Frame 1 (no input): blank canvas, image omitted
Frame 60 (the mouse pressed at the canvas centre just before this capture): blank canvas, image omitted
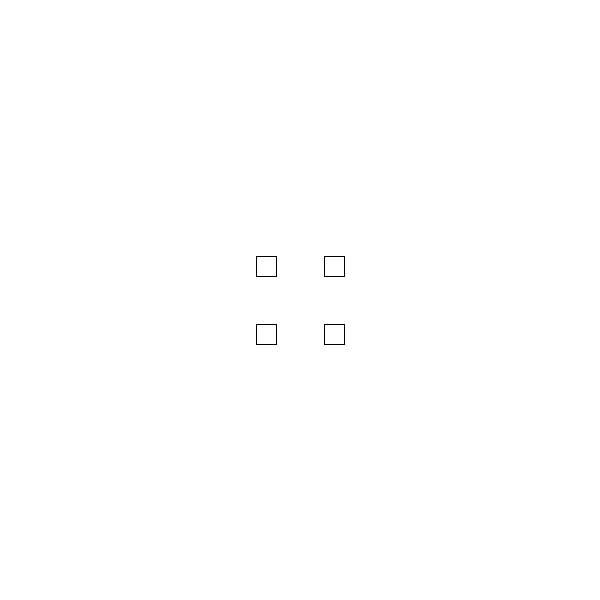
Frame 120 (the mouse held since frame 60 and released just before this capture)

The Processing sketch whose frames 1 and 60 were blank and that drew this single picture after the mouse press (run headless with seeded random() and noise(); from frame 60 on, the mouse is pressed at the canvas centre):

// Processing sketch: desafio_mouseExploder
// ── desafio_mouseExploder.pde
int distMouse = 15;
int tamRect = 20;

void setup()
{
  size(600, 600);
  background(255);
  
  rectMode(CENTER);
}

void draw()
{
  background(255);
  
  rect(mouseX - distMouse, mouseY - distMouse, tamRect, tamRect);
  rect(mouseX + distMouse, mouseY - distMouse, tamRect, tamRect);
  rect(mouseX - distMouse, mouseY + distMouse, tamRect, tamRect);
  rect(mouseX + distMouse, mouseY + distMouse, tamRect, tamRect);
  
  distMouse = (distMouse + 1) % 100;
}
